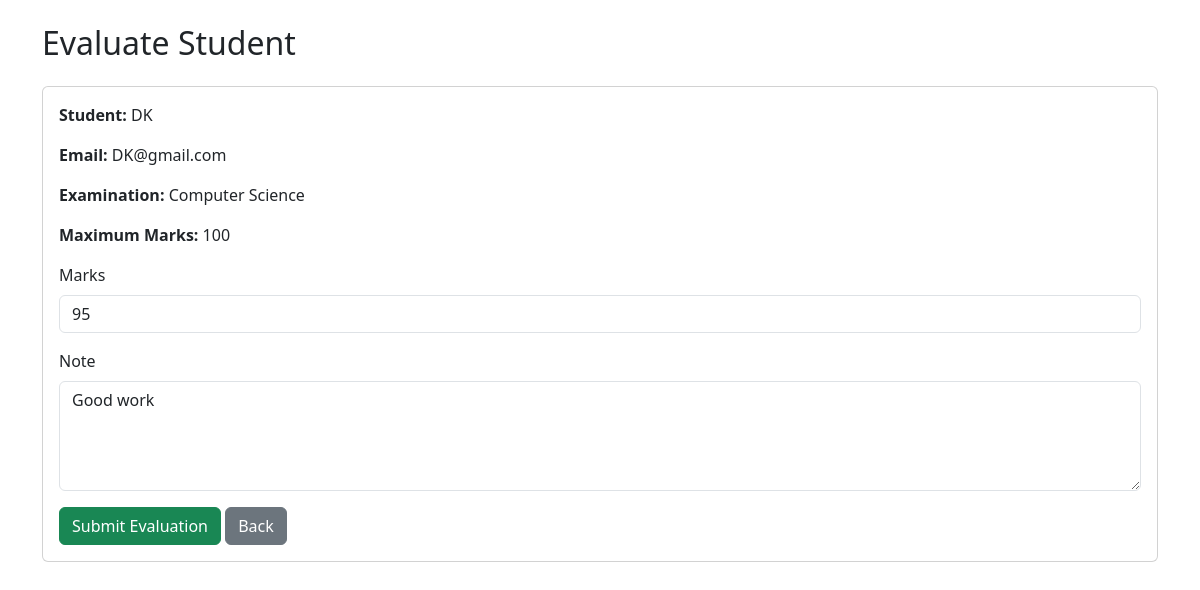
The app's page /examiner/evaluate/1 (signed in) with its own data.
### models.py (models this page shows)
class User(UserMixin, db.Model):
    __tablename__ = "users"
    id = db.Column(db.Integer, primary_key=True)
    name = db.Column(db.String(100), nullable=False)
    email = db.Column(db.String(100), unique=True, nullable=False)
    password = db.Column(db.String(200), nullable=False)
    role = db.Column(db.String(100), nullable=False)
    is_examiner = db.Column(db.Boolean, default=False)

class Examination(db.Model):
    __tablename__ = "examinations"
    id = db.Column(db.Integer, primary_key=True)
    course_id = db.Column(db.Integer, db.ForeignKey("courses.id"), nullable=False)
    examiner_id = db.Column(db.Integer, db.ForeignKey("users.id"), nullable=True)
    name = db.Column(db.String(100), nullable=False)
    exam_type = db.Column(db.String(30))
    duration = db.Column(db.Integer)
    max_marks = db.Column(db.Integer)
    slot_creation_start = db.Column(db.Date)
    slot_creation_end = db.Column(db.Date)
    booking_start = db.Column(db.Date)
    booking_end = db.Column(db.Date)
    status = db.Column(db.String(30))
    examiner = db.relationship(
        "User",
        foreign_keys=[examiner_id],
        backref="assigned_examinations"
    )
    course = db.relationship(
        "Course",
        backref="examinations"
    )

class Booking(db.Model):
    __tablename__ = "bookings"
    id = db.Column(db.Integer, primary_key=True)
    student_id = db.Column(db.Integer, db.ForeignKey("users.id"), nullable=False)
    slot_id = db.Column(db.Integer, db.ForeignKey("slots.id"), nullable=False)
    booking_date = db.Column(db.Date)
    status = db.Column(db.String(30), default="Booked")
    marks = db.Column(db.Integer)
    note = db.Column(db.Text)
    student = db.relationship("User", backref="bookings")
    slot = db.relationship("ExaminationSlot", backref="bookings")

### app.py (the view, shortened to what this page needs)
@app.route("/examiner/evaluate/<int:id>", methods=["GET", "POST"])
@login_required
def evaluate_student(id):
    if current_user.role != "examiner":
        return redirect(url_for("login"))
    booking = Booking.query.get_or_404(id)
    return render_template("examiner/evaluate.html", booking=booking)

### app.py (called while the page is built)
@login_manager.user_loader
def load_user(user_id):
    return User.query.get(int(user_id))

### templates/examiner/evaluate.html (shortened to what this page needs)
<!DOCTYPE html>
<html>
<head>
    <link href="https://cdn.jsdelivr.net/npm/bootstrap@5.3.3/dist/css/bootstrap.min.css" rel="stylesheet">
</head>
<body>
    <div class="container mt-4">
        <h2 class="mb-4">
            Evaluate Student
        </h2>
        <div class="card">
            <div class="card-body">
                <p>
                    <strong>Student:</strong>
                    {{ booking.student.name }}
                </p>
                <p>
                    <strong>Email:</strong>
                    {{ booking.student.email }}
                </p>
                <p>
                    <strong>Examination:</strong>
                    {{ booking.slot.examination.name }}
                </p>
                <p>
                    <strong>Maximum Marks:</strong>
                    {{ booking.slot.examination.max_marks }}
                </p>
                <form method="POST">
                    <div class="mb-3">
                        <label class="form-label">
                            Marks
                        </label>
                        <input type="number" name="marks" class="form-control" min="0"
                            max="{{ booking.slot.examination.max_marks }}"
                            value="{{ booking.marks if booking.marks is not none else '' }}" required>
                    </div>
                    <div class="mb-3">
                        <label class="form-label">
                            Note
                        </label>
                        <textarea name="note" class="form-control"
                            rows="4">{{ booking.note if booking.note else '' }}</textarea>
                    </div>
                    <button type="submit" class="btn btn-success">
                        Submit Evaluation
                    </button>
                    <a href="{{ url_for('slot_students', id=booking.slot_id) }}" class="btn btn-secondary">
                        Back
                    </a>
                </form>
            </div>
        </div>
    </div>
</body>
</html>

### records on screen
User: student.name "DK", student.email "DK@gmail.com"
Examination: slot.examination.name "Computer Science", slot.examination.max_marks "100"
Booking: marks "95", note "Good work"
